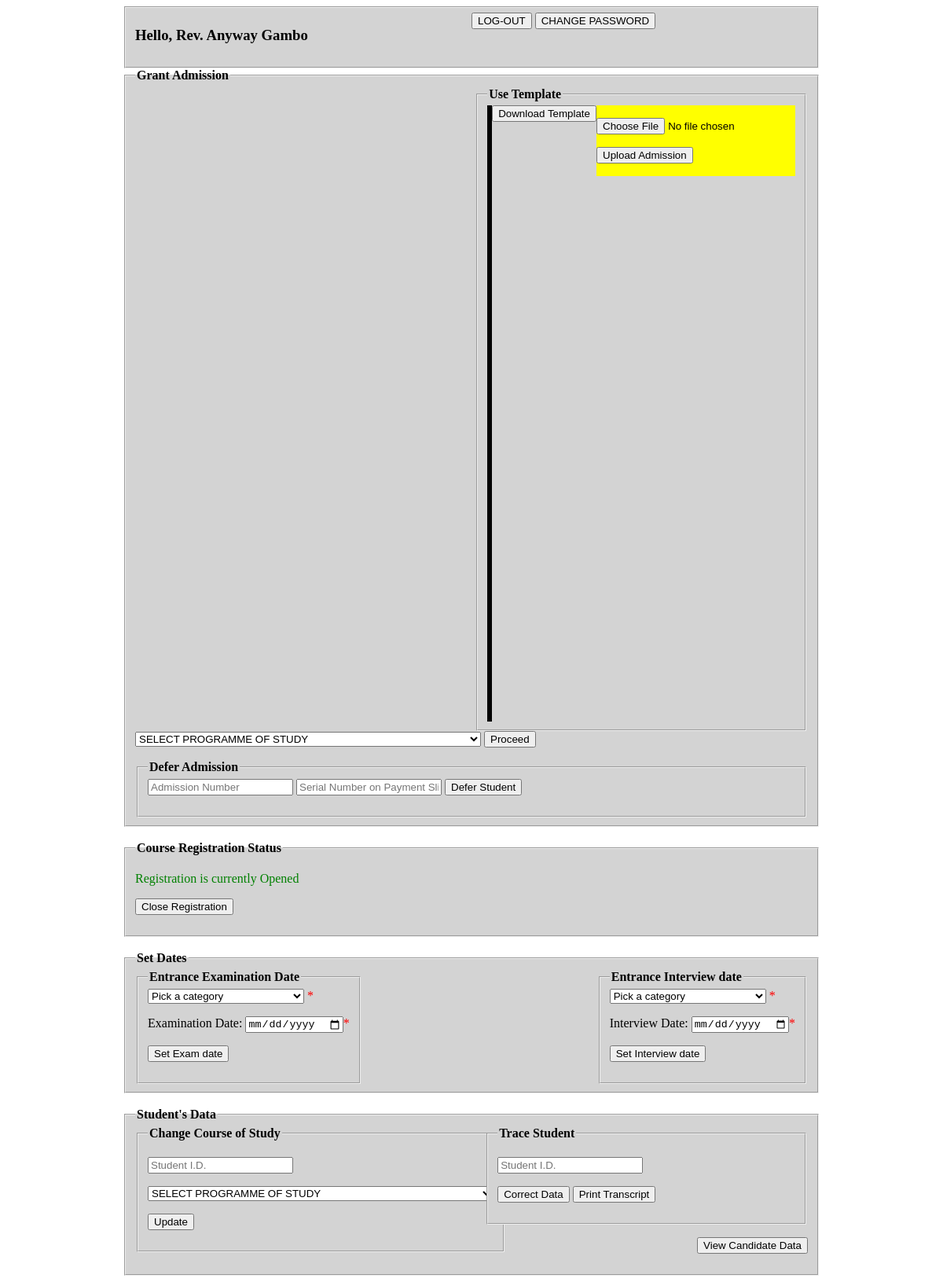
Screenshot of /registrar.php (signed in) with the database file from the repository.
### tables this page shows
CREATE TABLE `faculty` (
  `id` int(5) NOT NULL,
  `surname` varchar(255) DEFAULT NULL,
  `firstname` varchar(255) DEFAULT NULL,
  `othername` varchar(255) DEFAULT NULL,
  `initials` varchar(255) DEFAULT NULL,
  `title` varchar(255) DEFAULT NULL,
  `discipline` varchar(255) DEFAULT NULL,
  `email` varchar(255) DEFAULT NULL,
  `management` varchar(255) DEFAULT NULL,
  `status` varchar(255) DEFAULT NULL,
  `password` varchar(255) DEFAULT NULL,
  `date` date DEFAULT NULL
);

### certs.php (called while the page is built, shortened)
<?php
$db = new mysqli('sql11.freemysqlhosting.net', 'sql11423416', 'PFsP4MV6z7', 'sql11423416');
	if(ISSET($_SESSION['sn']) || ISSET($_SESSION['addnum']) || ISSET($_SESSION['email'])){
	if(ISSET($_SESSION['email'])){
	$email = $_SESSION['email'];
	$result = $db->query("SELECT * FROM faculty WHERE email='$email'") ;
    $rw = $result->fetch_array(MYSQLI_BOTH) ;
	$id = $rw['id'];}
	}else{header ("location:index.php");}
?>

### links.php (the view)
<fieldset>
<div style="float:left; width:50%;">
<h3>Hello, <?php echo $rw['title'].' '.$rw['surname'].' '.$rw['firstname']; ?></h3>
</div>
<div style="float:right; width:50%;">
<input type='button' value='LOG-OUT' onclick='location.href="loggedout.php"' />
<input type='button' value='CHANGE PASSWORD' onclick='location.href="fchangepassword.php"' />
</div>
</fieldset>

### css.css (style rules this page uses)
fieldset { background: #d3d3d3; }

### rows the page displays
faculty: title "Rev.", surname "Anyway", firstname "Gambo"
